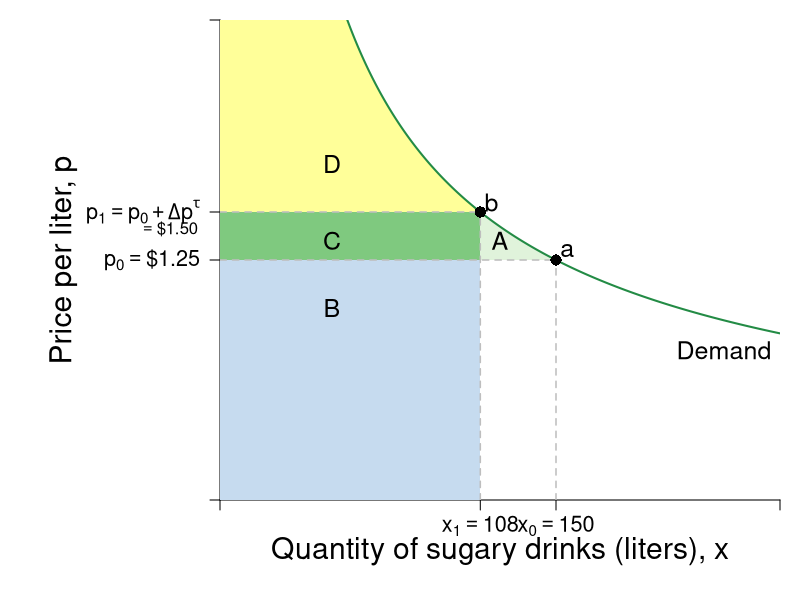

Recreate this plot in R.
library(shape)
pdf(file = "indmarketdemand/sugar_bev_demand.pdf", width = 9, height = 7)

#Set parameters for graphics
pointsize <- 1.8
axislabelsize <- 1.8
labelsize <- 1.5
namesize <- 1.8
annotatesize <- 1.5
graphlinewidth <- 2
segmentlinewidth <- 1.5

COL <- c("#7fc97f", "#beaed4", "#fdc086", "#ffff99", "#386cb0", "#f0027f", "#bf5b17", "#666666")
COLA <- c("#e0f3db", "#99d8c9","#66c2a4","#41ae76", "#238b45", "#005824")
COLB <- c("#c6dbef", "#4eb3d3", "#2b8cbe", "#0868ac","#084081")
COLC <- c("#fcfbfd", "#efedf5", "#dadaeb", "#bcbddc", "#9e9ac8", "#807dba", "#6a51a3", "#54278f", "#3f007d")

par(mar =  c(5, 11, 1, 1))

indiffA <- function(x, alpha = 0.5, uA = 5) {
  (uA / x^alpha)^(1/(1 - alpha))
}

cef <- function(x, e = 1.4, k = 44.7982){
  k*(x^(-1/e))
}

#The inverse demand function to creat the relative points
cefinv <- function(p, e = 1.4, k = 44.7982){
  (p/k)^(-e)
}

xlims <- c(0, 250)
ylims <- c(0, 2.5)

npts <- 501 
x <- seq(xlims[1], xlims[2], length.out = npts)
y <- seq(ylims[1], ylims[2], length.out = npts) 

plot(0, 0, xlim = xlims, ylim = ylims, type = "n",
     xlab = expression(paste("")),
     ylab = expression(paste("")), 
     xaxt = "n", 
     yaxt = "n", 
     cex.lab = axislabelsize, 
     bty = "n",
     xaxs = "i", 
     yaxs = "i")


## Paremeters to enable editing points 
## I've assumed a tax of 20% to make this more visible 
## I'll comment on that in the caption
tax <- 1.2 #20 percent tax
prices <- c(1.25, 1.25*tax) 
xprices <- c(cefinv(prices[1]), cefinv(prices[2]))

ticksy <- c(0, prices[1], prices[2], ylims[2])
ylabels <- c(NA, expression(paste(p[0] == phantom(),"$1.25")), expression(paste(p[1] == p[0] + Delta*p^tau)), NA)
ticksx <- c(0, xprices[2], xprices[1], xlims[2])
xlabels <- c(NA, expression(paste(x[1]) == 108), expression(paste(x[0]) == 150), NA)

text(-23, prices[2] - 0.09, expression(paste(phantom() == phantom(),"$1.50")), xpd = TRUE, cex.axis = labelsize - 0.2)

axis(1, at = ticksx, pos = 0, labels = xlabels, cex.axis = labelsize - 0.2)
axis(2, at = ticksy, pos = 0, labels = ylabels, las = 1, cex.axis = labelsize - 0.2)

npts <- 500 
xx1 <- seq(xlims[1], xlims[2], length.out = npts)
xx2 <- seq(48, xprices[2], length.out = npts)
xx3 <- seq(xprices[2], xprices[1], length.out = npts)

#Label axes
mtext(expression(paste("Quantity of sugary drinks (liters), ", x)), side = 1, line = 2.5, cex = axislabelsize)
text(-70, 0.5*ylims[2], expression(paste("Price per liter, ", p)), xpd = TRUE, cex = axislabelsize, srt = 90) 

# Shade Regions
# A
polygon(c(xprices[2], xx3, xprices[1]), 
        c(prices[1], cef(xx3), prices[1]), 
        border = FALSE, 
        col = COLA[1])
# B
rect(0, 0, xprices[2], prices[1], col = COLB[1], density = NULL, border = NA)

# C
rect(0, prices[1], xprices[2], prices[2], col = COL[1], density = NULL, border = NA)

# D
rect(0, prices[2], 48.5, ylims[2], 
     col = COL[4], 
     density = NULL, border = NA)
polygon(c(48, xx2, xprices[2]), 
        c(prices[2], cef(xx2), prices[2]), 
        border = FALSE, col = COL[4])

# Segments
segments(xprices[1], 0, xprices[1], prices[1], lty = 2, col = "gray" , lwd = segmentlinewidth)
segments(0,  prices[1], xprices[1],  prices[1], lty = 2, col = "gray" , lwd = segmentlinewidth)

segments(0, prices[2], xprices[2], prices[2], lty = 2, col = "gray" , lwd = segmentlinewidth)
segments(xprices[2], 0, xprices[2], prices[2], lty = 2, col = "gray" , lwd = segmentlinewidth)

# Demand Curve
lines(xx1, cef(xx1), col = COLA[5], lwd = graphlinewidth)
text(xlims[2] - 0.1*xlims[2], 0.78, expression(Demand), cex = annotatesize)

# Points
points(xprices[1], prices[1], pch = 16, col = "black", cex = 1.5)
text(xprices[1] + 5, prices[1] + 0.05, expression(a), cex = labelsize)

points(xprices[2], prices[2], pch = 16, col = "black", cex = 1.5)
text(xprices[2] + 5, prices[2] + 0.05, expression(b), cex = labelsize)

# Label Regions
text(125, 1.35, expression(A), cex = labelsize)
text(50, 1, expression(B), cex = labelsize)
text(50, 1.35, expression(C), cex = labelsize)
text(50, 1.75, expression(D), cex = labelsize)




dev.off()
